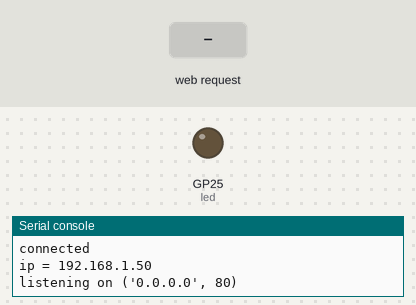
Recording of a program running on a simulated Raspberry Pi Pico running MicroPython. Shown: output pins drawn as LEDs (lit = HIGH), the last lines printed to the serial console. Inputs (shaded band) come from the test bench. WiFi joins after 1.5 s.

Above: at 3.2 s.
3.3 s: HTTP request GET /light/on received
At 3.7 s:
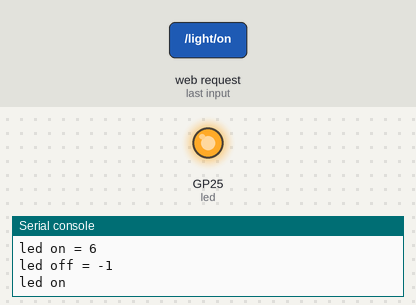
4.8 s: HTTP request GET /light/off received
At 6.0 s:
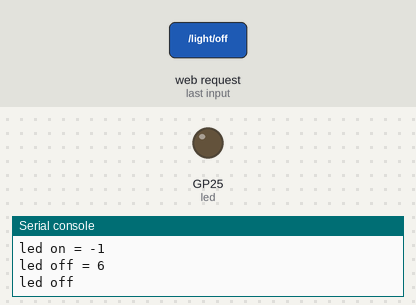
Timing chart, 0 to 7.8 s (numbered marks = the images above; inputs shaded):
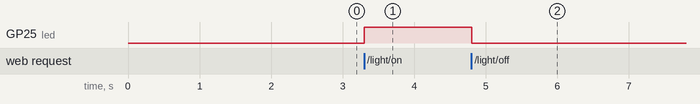

Measured:
- after the input at 3.3 s, GP25 (led): LOW → HIGH at once
- after the input at 4.8 s, GP25 (led): HIGH → LOW at once

The program:

WebLED.py
```python
import network
import socket
import time

from machine import Pin

#led = Pin(15, Pin.OUT)
led = Pin('LED', Pin.OUT)

ssid = 'VM4014598'
password = 'Hm3tpnwtdZtp'

wlan = network.WLAN(network.STA_IF)
wlan.active(True)
wlan.connect(ssid, password)

html = """<!DOCTYPE html>
<html>
    <head> <title>Pico W</title> </head>
    <body> <h1>Pico W</h1>
        <p>%s</p>
    </body>
</html>
"""

html2 = """<!DOCTYPE html><html>
<head><meta name="viewport" content="width=device-width, initial-scale=1">
<link rel="icon" href="data:,">
<style>html { font-family: Helvetica; display: inline-block; margin: 0px auto; text-align: center;}
.buttonGreen { background-color: #4CAF50; border: 2px solid #000000;; color: white; padding: 15px 32px; text-align: center; text-decoration: none; display: inline-block; font-size: 16px; margin: 4px 2px; cursor: pointer; }
.buttonRed { background-color: #D11D53; border: 2px solid #000000;; color: white; padding: 15px 32px; text-align: center; text-decoration: none; display: inline-block; font-size: 16px; margin: 4px 2px; cursor: pointer; }
text-decoration: none; font-size: 30px; margin: 2px; cursor: pointer;}
</style></head>
<body><center><h1>Control Panel</h1></center><br><br>
<form><center>
<center> <button class="buttonGreen" name="led" value="on" type="submit">LED ON</button>
<br><br>
<center> <button class="buttonRed" name="led" value="off" type="submit">LED OFF</button>
</form>
<br><br>
<br><br>
<p>%s<p></body></html>
"""

max_wait = 10
while max_wait > 0:
    if wlan.status() < 0 or wlan.status() >= 3:
        break
    max_wait -= 1
    print('waiting for connection...')
    time.sleep(1)

if wlan.status() != 3:
    raise RuntimeError('network connection failed')
else:
    print('connected')
    status = wlan.ifconfig()
    print( 'ip = ' + status[0] )

addr = socket.getaddrinfo('0.0.0.0', 80)[0][-1]

s = socket.socket()
s.bind(addr)
s.listen(1)

print('listening on', addr)

# Listen for connections
while True:
    try:
        cl, addr = s.accept()
        print('client connected from', addr)
        request = cl.recv(1024)
        print(request)

        request = str(request)
        led_on = request.find('/light/on')
        led_off = request.find('/light/off')
        print( 'led on = ' + str(led_on))
        print( 'led off = ' + str(led_off))

        if led_on == 6:
            print("led on")
            led.value(1)
            stateis = "LED is ON"

        if led_off == 6:
            print("led off")
            led.value(0)
            stateis = "LED is OFF"

        response = html % stateis

        cl.send('HTTP/1.0 200 OK\r\nContent-type: text/html\r\n\r\n')
        cl.send(response)
        cl.close()

    except OSError as e:
        cl.close()
        print('connection closed')
```
